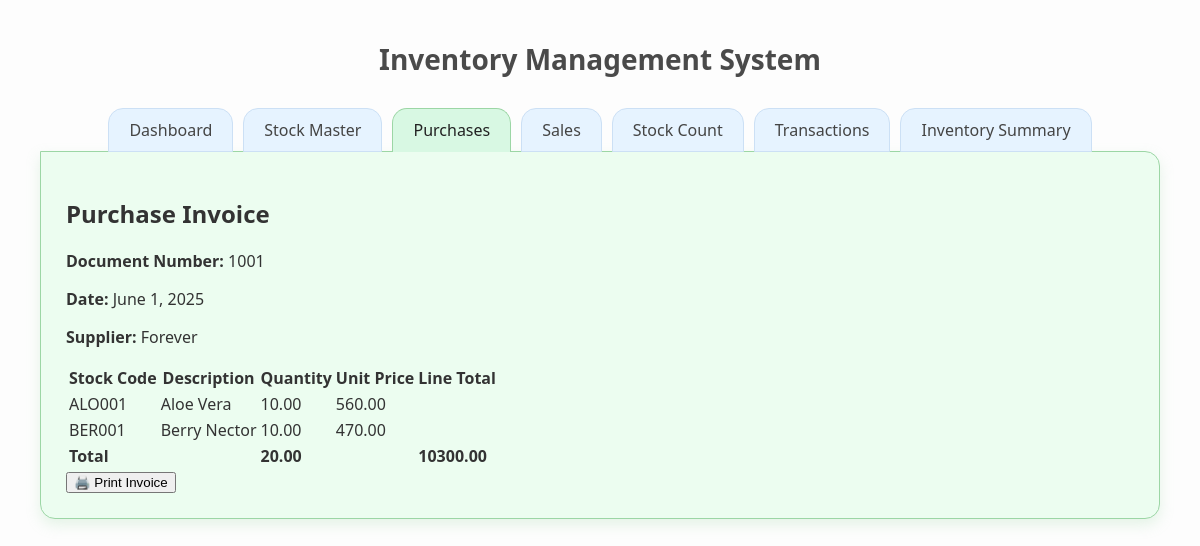
The app's page /purchases/invoice/1001/ with its own data.
### stock_manager/models.py (models this page shows, shortened)
class Purchase(models.Model):
    transaction_date = models.DateField()
    supplier_name = models.CharField(max_length=100)
    document_number = models.CharField(max_length=50, unique=True)
    stock_code = models.ForeignKey(StockTransaction, on_delete=models.CASCADE)
    quantity = models.DecimalField(max_digits=10, decimal_places=2)
    price_per_unit = models.DecimalField(max_digits=10, decimal_places=2)

class StockTransaction(models.Model):
    stock_code = models.CharField(max_length=20, unique=True)
    stock_description = models.CharField(max_length=100)
    uom = models.CharField(max_length=10)  # Unit of Measure

### stock_manager/views.py (the view)
# urls.py: path('purchases/invoice/<str:document_number>/', views.purchase_invoice, name='purchase_invoice'),
def purchase_invoice(request, document_number):
    purchases = Purchase.objects.filter(document_number=document_number)
    if not purchases.exists():
        return HttpResponseNotFound("Invoice not found.")
    header = purchases.first()
    total_qty = sum(p.quantity for p in purchases)
    total_value = sum(p.quantity * p.price_per_unit for p in purchases)
    return render(request, 'purchase_invoice.html', {
        'purchases': purchases,
        'header': header,
        'total_qty': total_qty,
        'total_value': total_value,
        'active_tab': 'purchases',
    })

### stock_manager/templates/purchase_invoice.html
{% extends 'base.html' %}
{% block content %}
<h2>Purchase Invoice</h2>
<p><strong>Document Number:</strong> {{ header.document_number }}</p>
<p><strong>Date:</strong> {{ header.transaction_date }}</p>
<p><strong>Supplier:</strong> {{ header.supplier_name }}</p>
<table>
    <thead>
        <tr>
            <th>Stock Code</th>
            <th>Description</th>
            <th>Quantity</th>
            <th>Unit Price</th>
            <th>Line Total</th>
        </tr>
    </thead>
    <tbody>
        {% for item in purchases %}
        <tr>
            <td>{{ item.stock_code.stock_code }}</td>
            <td>{{ item.stock_code.stock_description }}</td>
            <td>{{ item.quantity }}</td>
            <td>{{ item.price_per_unit|floatformat:2 }}</td>
            <td>{{ item.quantity|floatformat:2|add:item.price_per_unit|floatformat:2 }}</td>
        </tr>
        {% endfor %}
    </tbody>
    <tfoot>
        <tr>
            <td colspan="2"><strong>Total</strong></td>
            <td><strong>{{ total_qty }}</strong></td>
            <td></td>
            <td><strong>{{ total_value|floatformat:2 }}</strong></td>
        </tr>
    </tfoot>
</table>
<button onclick="window.print()">🖨️ Print Invoice</button>
{% endblock %}

### stock_manager/templates/base.html (style rules this page uses)
:root { --tab-default-bg: #e6f3ff; --tab-default-border: #cce0f5; --accent: #dddddd; --accent-bg: #f7f7f7; --panel-bg: #ffffff; --shadow: rgba(0,0,0,0.06); }
body.theme-purchases { --accent:#9cd6a5; --accent-bg:#d8f8e3; --panel-bg:#ecfdf0; --shadow:rgba(156,214,165,.25); }
body { font-family: "Segoe UI", Tahoma, sans-serif; margin: 40px; background-color: #fdfdfd; color: #333; }

### records on screen
Purchase: document_number "1001", transaction_date "June 1, 2025", supplier_name "Forever", stock_code.stock_code "ALO001", stock_code.stock_description "Aloe Vera", quantity "10.00", price_per_unit "560.00"
Purchase: stock_code.stock_code "BER001", stock_code.stock_description "Berry Nector", quantity "10.00", price_per_unit "470.00"

### other values on screen
{{ total_qty }} "20.00"
{{ total_value|floatformat:2 }} "10300.00"
